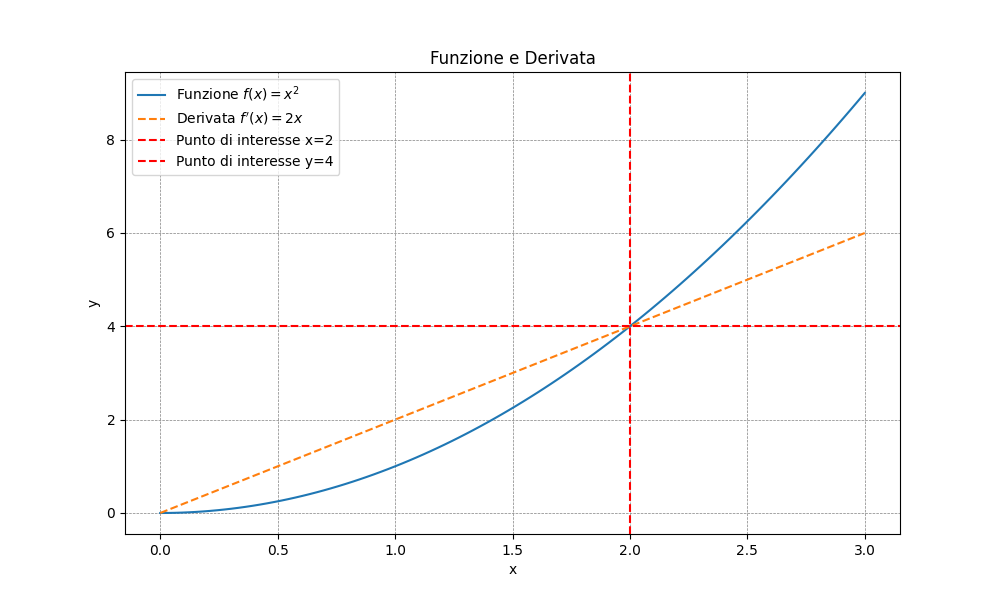

The script that drew this image:
'''
Il problema delle quadrature e il problema delle tangenti 
sono legati attraverso il calcolo differenziale e l'integrazione. 
Possiamo dimostrare ciò utilizzando un esempio specifico in Python. 
Consideriamo una funzione e il problema di trovare l'area sotto la curva, 
che è un problema di quadratura. Poi, consideriamo il problema 
di trovare la tangente alla curva in un punto specifico.

f(x)=x**2. La sua derivata, 
f′(x), rappresenta la pendenza della tangente in un punto dato
'''
import numpy as np
import matplotlib.pyplot as plt
from scipy.integrate import quad

# Definizione della funzione
def funzione(x):
    return x**2

# Calcolo della derivata
def derivata(x):
    return 2 * x

# Creazione di un intervallo di valori x
x_valori = np.linspace(0, 3, 100)

# Calcolo dei valori della funzione e della derivata
y_funzione = funzione(x_valori)
y_derivata = derivata(x_valori)

# Plot della funzione e della sua derivata
plt.figure(figsize=(10, 6))
plt.plot(x_valori, y_funzione, label='Funzione $f(x) = x^2$')
plt.plot(x_valori, y_derivata, label='Derivata $f\'(x) = 2x$', linestyle='dashed')

# Aggiungi una linea tratteggiata orizzontale per evidenziare il punto di interesse
punto_interesse_x = 2
punto_interesse_y = funzione(punto_interesse_x)
plt.axvline(punto_interesse_x, color='red', linestyle='--', label=f'Punto di interesse x={punto_interesse_x}')
plt.axhline(punto_interesse_y, color='red', linestyle='--', label=f'Punto di interesse y={punto_interesse_y}')

plt.title('Funzione e Derivata')
plt.xlabel('x')
plt.ylabel('y')
plt.legend()
plt.grid(color='gray', linestyle='--', linewidth=0.5)
plt.show()

# Problema delle quadrature: Calcolo dell'area sotto la curva tra x=0 e x=punto_interesse_x
area_sotto_curva, _ = quad(funzione, 0, punto_interesse_x)
print(f'Area sotto la curva: {area_sotto_curva:.2f}')

# Problema delle tangenti: Calcolo della pendenza della tangente in x=punto_interesse_x
pendenza_tangente = derivata(punto_interesse_x)
print(f'Pendenza della tangente in x={punto_interesse_x}: {pendenza_tangente:.2f}')

from scipy.integrate import quad

# Problema delle quadrature: Calcolo dell'area sotto la curva tra x=0 e x=2
area_sotto_curva, _ = quad(funzione, 0, 2)
print(f'Area sotto la curva: {area_sotto_curva:.2f}')

# Problema delle tangenti: Calcolo della pendenza della tangente in x=1
pendenza_tangente = derivata(1)
print(f'Pendenza della tangente in x=1: {pendenza_tangente:.2f}')
'''
Questo codice calcola l'area sotto la curva della funzione tra 
x=0 e x=2 utilizzando il metodo delle quadrature e calcola la pendenza della tangente nel punto 
utilizzando la derivata. 
Vedrai che l'area sotto la curva è correlata alla pendenza della tangente nel punto di interesse, sottolineando la connessione tra i problemi delle quadrature e 
delle tangenti attraverso il calcolo differenziale e l'integrazione
'''
